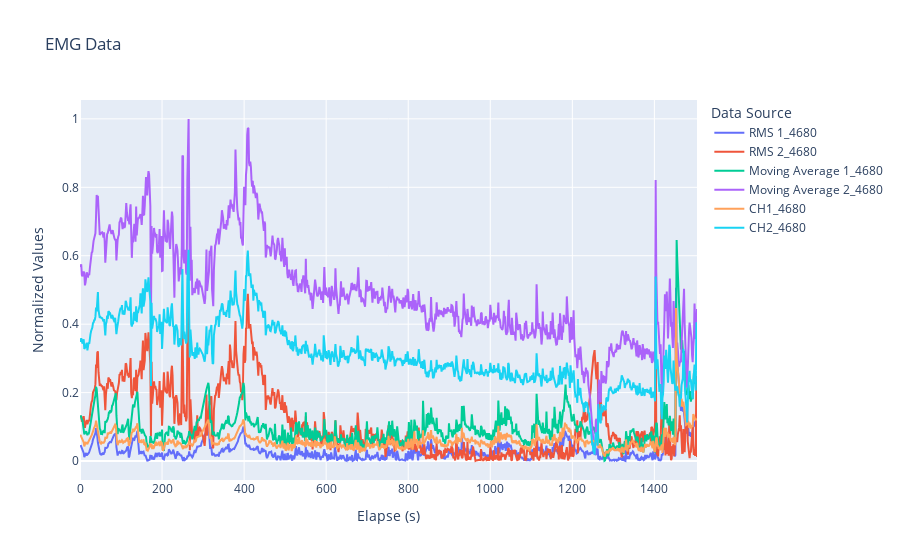

Notebook code cell kept with this figure:
### Code cell
preprocessed.figure().show()

### Figure 1 — Plotly figure (JSON) as saved in the notebook; plotly's stock layout.template omitted (floating-point values rounded to 4 significant figures; data arrays with more than 128 entries replaced by an {"elided": "..."} marker saying what was removed)
{"data": [{"name": "RMS 1_4680", "type": "scatter", "x": {"elided": "1001 float values"}, "y": {"elided": "1001 float values"}}, {"name": "RMS 2_4680", "type": "scatter", "x": {"elided": "1001 float values"}, "y": {"elided": "1001 float values"}}, {"name": "Moving Average 1_4680", "type": "scatter", "x": {"elided": "1001 float values"}, "y": {"elided": "1001 float values"}}, {"name": "Moving Average 2_4680", "type": "scatter", "x": {"elided": "1001 float values"}, "y": {"elided": "1001 float values"}}, {"name": "CH1_4680", "type": "scatter", "x": {"elided": "1001 float values"}, "y": {"elided": "1001 float values"}}, {"name": "CH2_4680", "type": "scatter", "x": {"elided": "1001 float values"}, "y": {"elided": "1001 float values"}}], "layout": {"legend": {"title": {"text": "Data Source"}}, "title": {"text": "EMG Data"}, "xaxis": {"title": {"text": "Elapse (s)"}}, "yaxis": {"title": {"text": "Normalized Values"}}}}
